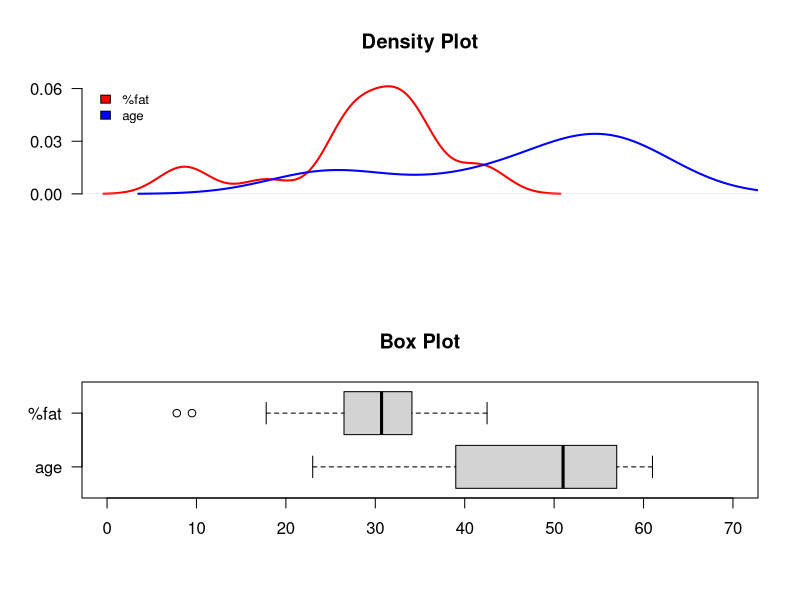
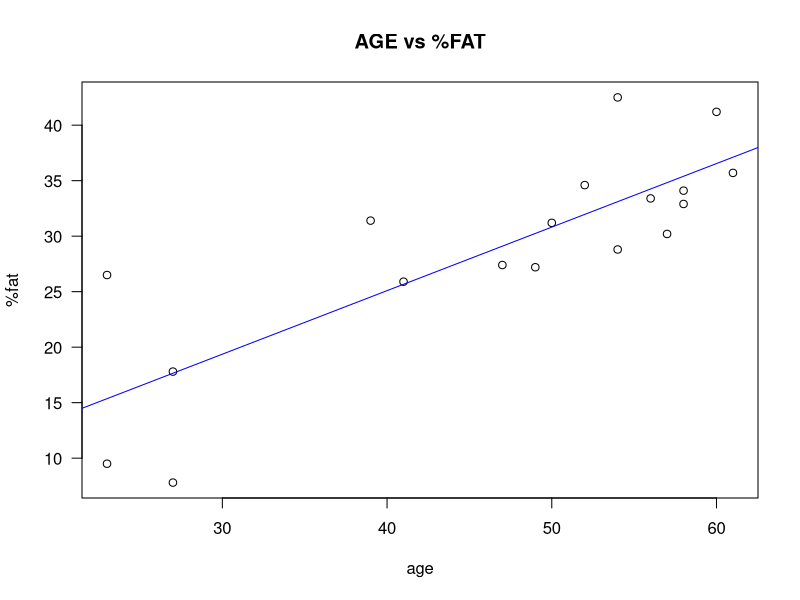
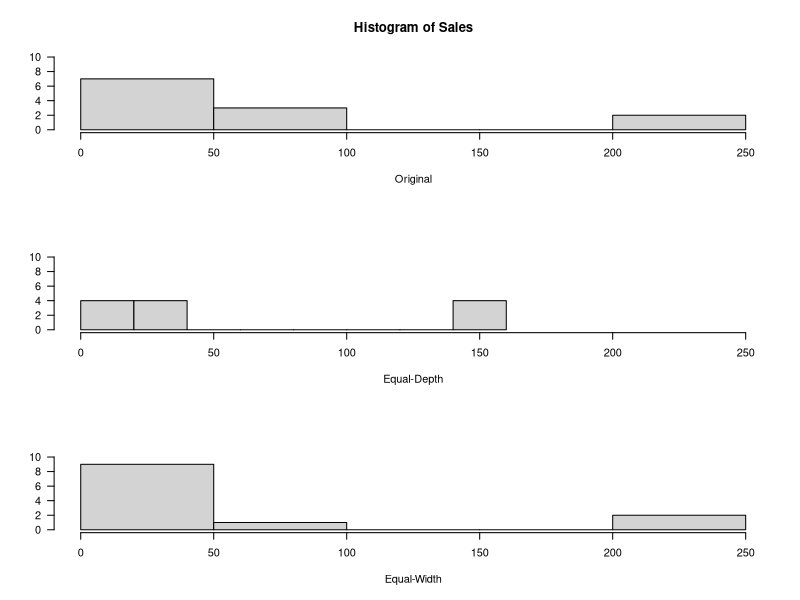

R code for these plots, in order:
## initialize hospital data ----
age = c(23,23,27,27,39,41,47,49,50,52,54,54,56,57,58,58,60,61)
fat = c(9.5,26.5,7.8,17.8,31.4,25.9,27.4,27.2,31.2,34.6,42.5,28.8,33.4,30.2,34.1,32.9,41.2,35.7)
my_data = data.frame(age, fat)
par(mfrow=c(2,1), las=1)
## density plot 
y = seq(0, 0.06, by=0.03)
plot(density(fat), type='l', lwd=2,  main='Density Plot', xlab='', ylab='', col='red', xlim = c(0,70), axes=F)
axis(2, y)
lines(density(age), col='blue', lwd=2)
legend('topleft',inset=.01, cex=.8, box.lty=0, legend=c('%fat', 'age'),fill=c('red', 'blue'))
#boxplot
boxplot(age, fat, horizontal=T, names =c('age', '%fat'), main='Box Plot', ylim = c(0,70))
## z-score
my_data$z_age = round(scale(age, center=T, scale=T), 2)
my_data$z_fat = round(scale(fat, center=T, scale =T),2)
## Min-max
my_data$mm_age = round((age-min(age))/(max(age)-min(age)),2)
my_data$mm_fat = round((fat-min(fat))/(max(fat)-min(fat)),2)

## decimal scaling
myDS = function(x){return(x/10^nchar(as.character(round(max(abs(x)),0))))} 
my_data$ds_age = myDS(age)
my_data$ds_fat = myDS(fat)

View(my_data)
layout(1)
plot(age, fat, main='AGE vs %FAT', ylab='%fat')
abline(lm(fat~age), col='blue')

round(cor(data.frame(age,fat)),2)
round(cov(data.frame(age,fat)),2)

#### binning
############################################################
bintable = data.frame(sales = c(5, 10, 11, 13, 15, 35, 50, 55, 72, 92, 204, 215))
# create ordinals for bin
toOrdinal= function(num){
  ord = c('st', 'nd', 'rd', 'th')
  res = c()
  for (i in 1:num){
    lastchar = substr(i, start=nchar(i), stop=nchar(i))
    if (i%%100>3 & i%%100<21){
      res = append(res,paste(i, ord[4],sep=''))
    }
    else if (lastchar == '1'){
      res = append(res,paste(i, ord[1],sep=''))
    } 
    else if (lastchar == '2'){
      res = append(res,paste(i, ord[2],sep=''))
    }
    else if (lastchar == '3'){
      res = append(res,paste(i, ord[3],sep=''))
    }
    else {
      res = append(res,paste(i, ord[4],sep=''))
    }
  }
  return(res)
}
# smooth bin to its mean
mean_smooth = function(vec, values){
  temp = data.frame(vec, values)
  for (x in levels(temp$vec)){
    temp$res[temp$vec==x] = mean(temp$values[temp$vec==x])
  }
  return(temp$res)
}
# eqaul depth bin but sorted data required
EDbin = function(vec,bincount){
  temp = data.frame(vec)
  L = 1
  U = move = length(vec)/bincount
  for (i in 1:bincount){
    temp$res[L:U] = as.character(i)
    L = L+move
    U = U+move
  }
  return(factor(temp$res, labels = toOrdinal(bincount)))# factor() to level them 
}
# contrete the table 
bintable$EDbin = EDbin(bintable$sales, 3)
bintable$EDsmooth = mean_smooth(bintable$EDbin, bintable$sales)
bintable$EWbin = cut(bintable$sales, 3, labels = toOrdinal(3))
bintable$EWsmooth = round(mean_smooth(bintable$EWbin, bintable$sales),2)
View(bintable)
# compare distributions
par(mfrow= c(3,1))
hist(bintable$sales, main='Histogram of Sales', ylab='', xlab='Original', xlim=c(0,250), ylim=c(0,10), breaks=4)
hist(bintable$EDsmooth, main='', ylab='', xlab='Equal-Depth', xlim=c(0,250), ylim=c(0,10), breaks=8)
hist(bintable$EWsmooth, main='', ylab='', xlab='Equal-Width', xlim=c(0,250), ylim=c(0,10), breaks=4)

